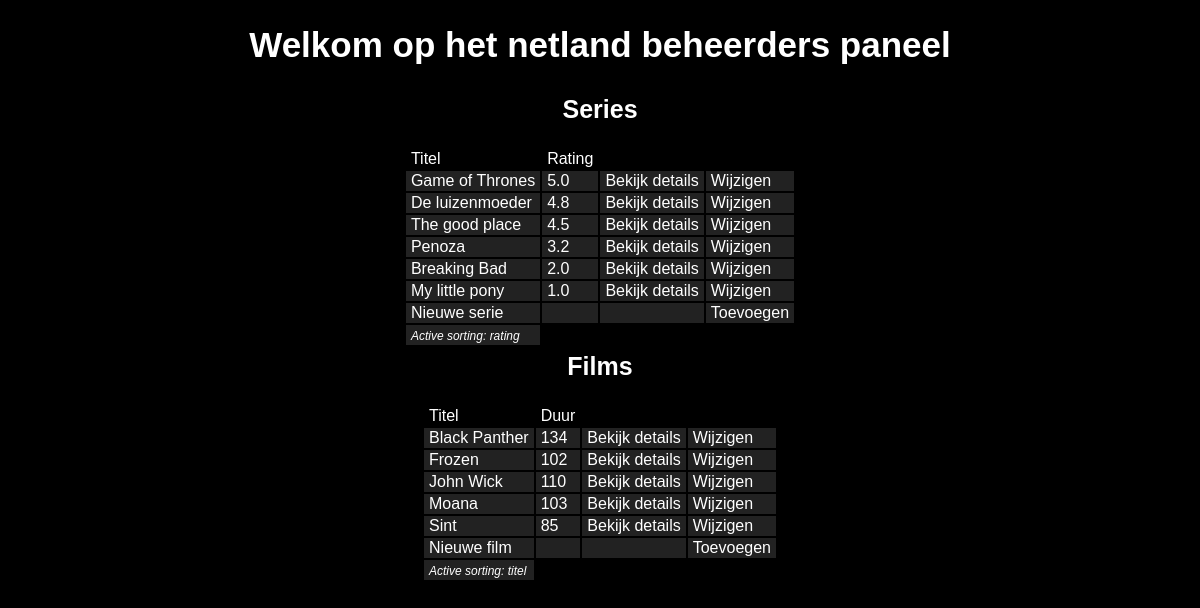
/index.php?series=rating&films=titel, run on the app's committed database.
### tables this page shows
CREATE TABLE `series` (
	id MEDIUMINT NOT NULL AUTO_INCREMENT PRIMARY KEY,
    title VARCHAR(100) NOT NULL,
    rating DECIMAL(2,1) NULL,
    summary TEXT NOT NULL,
    has_won_awards INT NOT NULL,
    seasons INT NOT NULL,
    country ENUM('NL', 'UK') NOT NULL,
    spoken_in_language ENUM('NL', 'EN') NOT NULL
);

CREATE TABLE `movies` (
	id MEDIUMINT NOT NULL AUTO_INCREMENT PRIMARY KEY,
    title VARCHAR(100) NOT NULL,
    length_in_minutes INTEGER NOT NULL,
    released_at DATE NULL,
    country_of_origin VARCHAR(2) NULL,
    summary TEXT NOT NULL,
    youtube_trailer_id VARCHAR(20) NULL
);

### index.php (the view, shortened to what this page needs)
<!DOCTYPE html>
<html lang="en">
    <head>
    <link rel="stylesheet" href="style.css">
    </head>
            <?php
            $host = 'localhost';
            $db = 'netland';
            $user = 'bit_academy';
            $password = 'bit_academy';
            $charset = 'latin1';
            $dsn = "mysql:host=$host;dbname=$db;charset=$charset";
            $options = [];
            try {
                $pdo = new PDO($dsn, $user, $password, $options);
            } catch (PDOException $e) {
                echo $e->getMessage();
            }
            $sertit = "SELECT * FROM series ORDER BY title ASC";
            $serrat = "SELECT * FROM series ORDER BY rating DESC";
            $filtit = "SELECT * FROM movies ORDER BY title ASC";
            $fillen = "SELECT * FROM movies ORDER BY length_in_minutes DESC";
            ?>
    <body>
        <div class="kop">Welkom op het netland beheerders paneel</div>
        <div class="kopje">Series</div>
        <?php
        if (isset($_GET["series"])) {
            $series = $_GET["series"];
            if ($_GET["series"] == "rating") {
                $sqls = $serrat;
            } else {
                $sqls = $sertit;
            }
        } else {
            $sqls = $sertit;
            $series = "titel";
        }
        if (isset($_GET["films"])) {
            $films = $_GET["films"];
            if ($_GET["films"] == "duur") {
                $sqlf = $fillen;
            } else {
                $sqlf = $filtit;
            }
        } else {
            $sqlf = $filtit;
            $films = "titel";
        }
        ?>
        <table class="backcol">
            <form action="index.php" method="get"><br>
                <tr><th><a href="index.php?series=titel&films=<?php echo $films ?>">Titel</a></th>
                <th><a href="index.php?series=rating&films=<?php echo $films ?>">Rating</a></th</tr>
            </form>
            <?php
            $result = $pdo->query($sqls);
            while ($row = $result->fetch()) {
                $rowname = "Bekijk details";
                $rownameedit = "Wijzigen";
                $rowid = $row["id"];
                $link = "series.php?id=" . $rowid;
                $linkedit = "edit_serie.php?id=" . $rowid;
                echo "<tr><td>" . $row["title"] . "</td><td>" . $row["rating"] . "</td><td>";
                echo "<a href=\"$link\" target=\"_blank\">" . $rowname . "</a></td><td>";
                echo "<a href=\"$linkedit\" target=\"_blank\">" . $rownameedit . "</a></td></tr>";
            }
            echo "<tr><td>Nieuwe serie</td><td></td><td></td><td><a href=\"add_serie.php\" target=\"_blank\">Toevoegen</a></td></tr>";
            if (isset($_GET["series"])) {
                echo "<tr><td><span2>Active sorting: " . $series . "</span2></td></tr>";
            }
            ?>
        </table>
        <div class="kopje">Films</div>
        <table class="backcol">
            <form action="index.php" method="get"><br>
                <tr><th><a href="index.php?films=titel&series=<?php echo $series ?>">Titel</a></th>
                <th><a href="index.php?films=duur&series=<?php echo $series ?>">Duur</a></th></tr>
            </form>
            <?php
            $result2 = $pdo->query($sqlf);
            while ($row2 = $result2->fetch()) {
                $rowname2 = "Bekijk details";
                $rowname2edit = "Wijzigen";
                $rowid2 = $row2["id"];
                $link2 = "films.php?id=" . $rowid2;
                $link2edit = "edit_film.php?id=" . $rowid2;
                echo "<tr><td>" . $row2["title"] . "</td><td>" . $row2["length_in_minutes"] . "</td><td>";
                echo "<a href=\"$link2\" target=\"_blank\">" . $rowname2 . "</a></td><td>";
                echo "<a href=\"$link2edit\" target=\"_blank\">" . $rowname2edit . "</a></td></tr>";
            }
            echo "<tr><td>Nieuwe film</td><td></td><td></td><td><a href=\"add_film.php\" target=\"_blank\">Toevoegen</a></td></tr>";
            if (isset($_GET["films"])) {
                echo "<tr><td><span2>Active sorting: " . $films . "</span2></td></tr>";
            }
            ?>
        </table>
    </body>
</html>

### style.css (style rules this page uses)
body { background-color: #000; font-family: arial; font-size: 16px; color: #fff; padding-bottom: 10px; text-align: left; }
.kop { font-size: 35px; font-weight: bold; text-align: center; margin-top: 20px; padding: 5px; margin-bottom: 20px; }
.kopje { font-size: 25px; font-weight: bold; text-align: center; padding: 5px; }
.backcol { display: flex; justify-content: center; border-style: hidden; }
td { padding: 1px; padding-right: 5px; padding-left: 5px; border-style: hidden; background-color: #222; }
th { font-size: 16px; font-weight: bold; padding: 1px; padding-right: 5px; padding-left: 5px; border-style: hidden; }
a { font-weight: normal; color: #fff; text-decoration: none; }
span2 { font-size: 12px; font-weight: normal; font-style: italic; }

### data on the page
series: title "Game of Thrones", rating "5.0", rowname "Bekijk details", rownameedit "Wijzigen"
series: title "De luizenmoeder", rating "4.8", rowname "Bekijk details", rownameedit "Wijzigen"
series: title "The good place", rating "4.5", rowname "Bekijk details", rownameedit "Wijzigen"
series: title "Penoza", rating "3.2", rowname "Bekijk details", rownameedit "Wijzigen"
series: title "Breaking Bad", rating "2.0", rowname "Bekijk details", rownameedit "Wijzigen"
series: title "My little pony", rating "1.0", rowname "Bekijk details", rownameedit "Wijzigen"
movies: title "Black Panther", length_in_minutes "134", rowname2 "Bekijk details", rowname2edit "Wijzigen"
movies: title "Frozen", length_in_minutes "102", rowname2 "Bekijk details", rowname2edit "Wijzigen"
movies: title "John Wick", length_in_minutes "110", rowname2 "Bekijk details", rowname2edit "Wijzigen"
movies: title "Moana", length_in_minutes "103", rowname2 "Bekijk details", rowname2edit "Wijzigen"
movies: title "Sint", length_in_minutes "85", rowname2 "Bekijk details", rowname2edit "Wijzigen"

### other printed values
$series "rating"
$films "titel"
